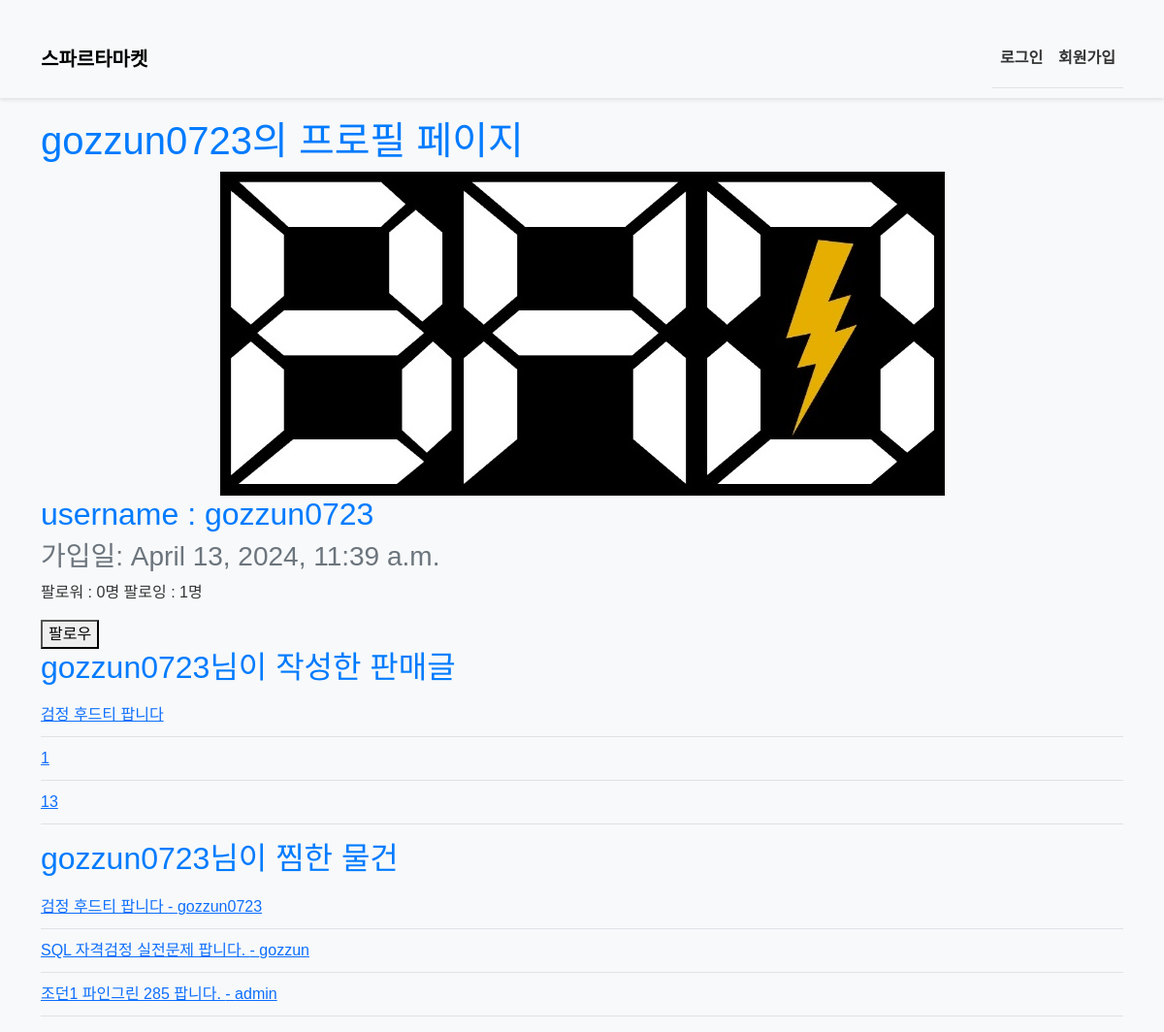
The app's page /accounts/profile/gozzun0723/, older data.
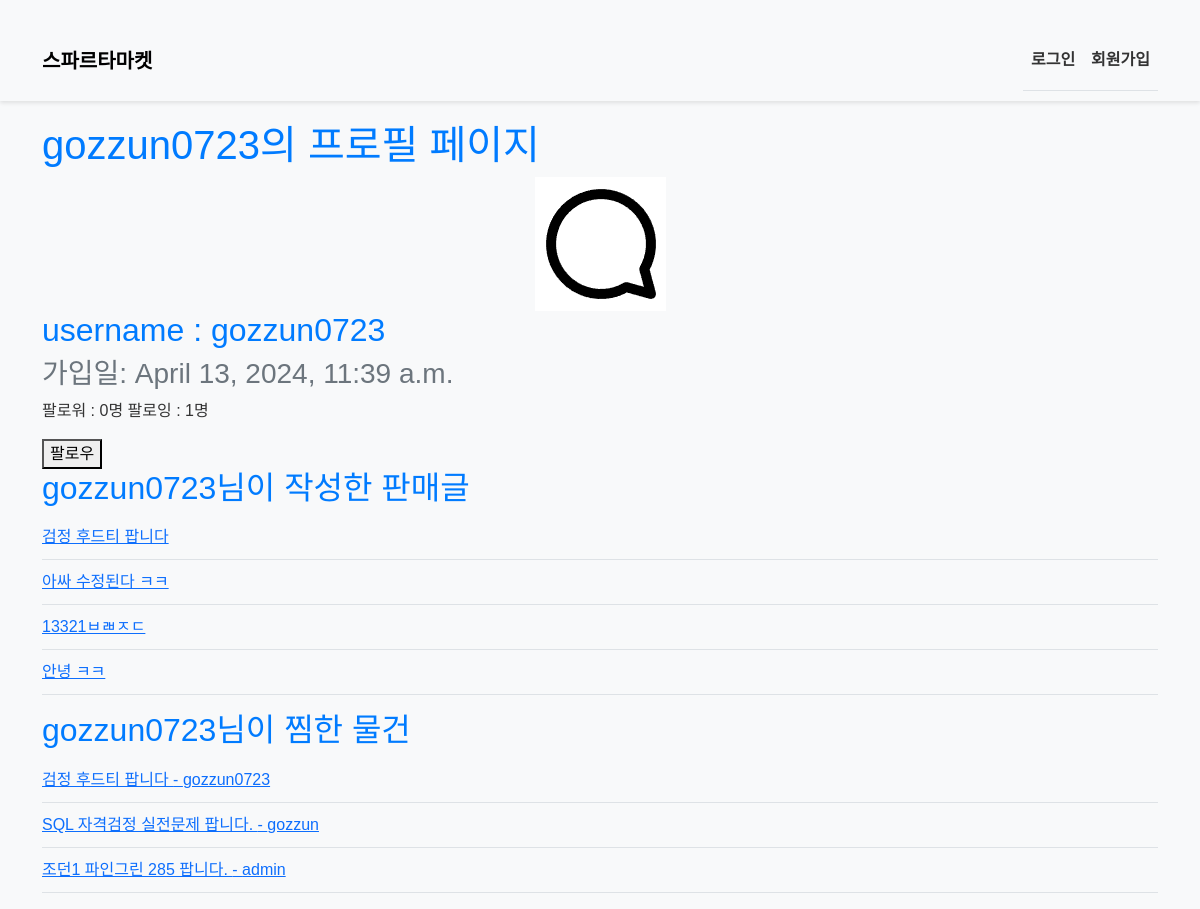
The same page, newer data.
### accounts/models.py (models this page shows)
class User(AbstractUser):
    following = models.ManyToManyField(
        "self", related_name="followers", symmetrical=False #팔로워는 대칭 관계가 아님.
    )
    image = models.ImageField(upload_to="images/", blank=True) #이미지 추가
    created_at = models.DateTimeField(auto_now_add=True)

### products/models.py (models this page shows, shortened)
class Product(models.Model):
    title = models.CharField(max_length=50)
    content = models.TextField()
    image = models.ImageField(upload_to="images/", blank=True)
    created_at = models.DateTimeField(auto_now_add=True)
    updated_at = models.DateTimeField(auto_now=True)
    author = models.ForeignKey(settings.AUTH_USER_MODEL, on_delete=models.CASCADE, related_name="products")
    like_users = models.ManyToManyField(settings.AUTH_USER_MODEL, related_name="like_products")
    views = models.IntegerField(default=0)
    hashtags = models.ManyToManyField(Hashtag, blank=True)

### accounts/views.py (the view)
# urls.py: path("profile/<str:username>/", views.profile, name="profile"),
def profile(request, username):
    member = get_object_or_404(get_user_model(), username=username)
    context = {
			"member": member,
	}
    return render(request, "accounts/profile.html", context)

### accounts/templates/accounts/profile.html (shortened to what this page needs)
{% extends 'base.html' %}
{% load static %}
{% block content %}
    <h1>{{ member.username }}의 프로필 페이지</h1>
    <div>
        {% if member.image %}
		    <img src="{{ member.image.url }}">
        {% else %}
            <img src="{% static 'accounts/user.png' %}">
        {% endif %}
        <h2>username : {{ member.username }}</h2>
        <h3>가입일: {{ member.created_at }}</h3>
        <p>
            팔로워 : {{ member.followers.count }}명
            팔로잉 : {{ member.following.count }}명
        </p>
    </div>
    <div>
        {% if request.user != member %}
        <form action="{% url 'accounts:follow' member.pk %}" method="POST">
            {% if user in member.followers.all %}
                <button type="submit">언팔로우</button>
            {% else %}
                <button type="submit">팔로우</button>
            {% endif %}
        </form>
        {% endif %}
    </div>
    <div>
        <h2>{{ member.username }}님이 작성한 판매글</h2>
        <ul>
            {% for post in member.products.all %}
                <li><div style="display: inline;"><a href="{% url 'products:product_detail' post.pk %}">{{ post.title }}</a></div></li>
            {% endfor %}
        </ul>
    </div>
    <div>
        <h2>{{ member.username }}님이 찜한 물건</h2>
        <ul>
            {% for liked_post in member.like_products.all %}
                <li><div style="display: inline;"><a href="{% url 'products:product_detail' liked_post.pk %}">{{ liked_post.title }} - {{ liked_post.author.username }}</a></div></li>
            {% endfor %}
        </ul>
    </div>
{% endblock content %}

Row changes from the older to the newer data that the page shows:
changed User "gozzun0723": image: a different picture
changed Product: title "1" → "아싸 수정된다 ㅋㅋ"
changed Product: title "13" → "13321ㅂㄼㅈㄷ"
added Product: title "안녕 ㅋㅋ", shown under "gozzun0723님이 작성한 판매글"
